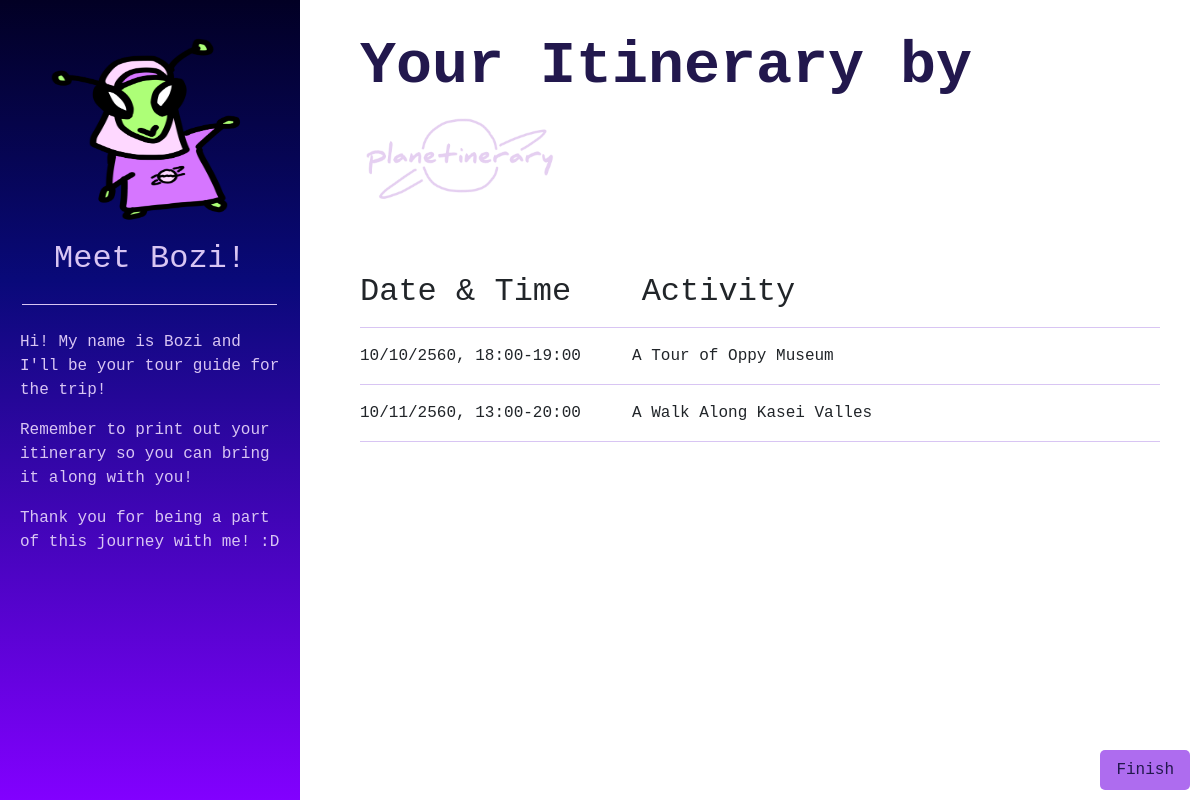
The page /itinerary on the database as committed earlier.
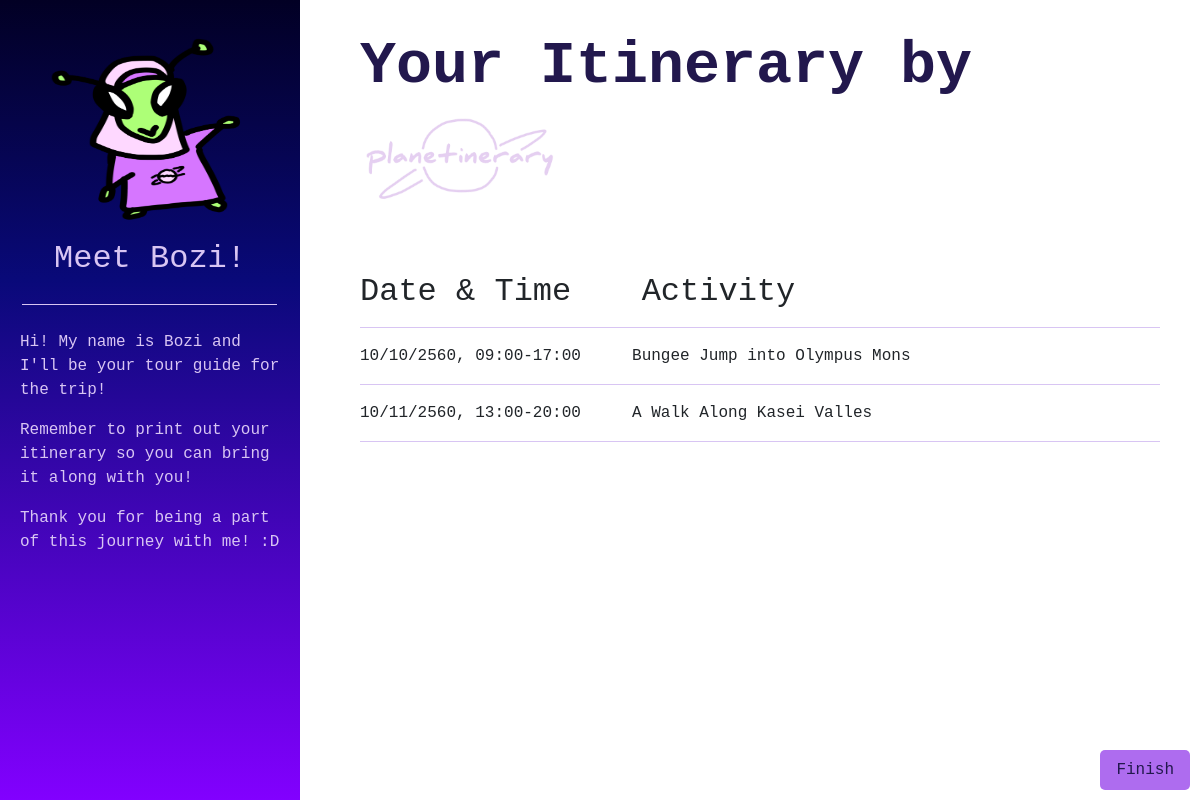
The same page on the database as committed later.
### tables this page shows
CREATE TABLE activities (
    id INTEGER PRIMARY KEY AUTOINCREMENT,
    title TEXT NOT NULL,
    content TEXT NOT NULL,
    time TEXT NOT NULL,
    image TEXT NOT NULL,
    added BOOLEAN NOT NULL
);

### app.py (the view)
@app.route('/itinerary')
def itin():
    conn = get_db_connection()
    activities = conn.execute('SELECT * FROM activities').fetchall()
    conn.close()
    return render_template('itin.html',activities=activities)               #! FIXME: setAdded() being used to direct to next page, not this (?). separate so this is used instead

### app.py (called while the page is built)
def get_db_connection():
    conn = sqlite3.connect('database.db')
    conn.row_factory = sqlite3.Row
    return conn

### templates/itin.html
{% extends 'base.html' %}
{% block content %}
<div class="content">
  <h1>{% block title %}Your Itinerary by{%endblock%} <img src="{{url_for('static',filename='logo_small.png')}}" alt="logo"> </h1>
  <h2>Date & Time &emsp; Activity</h2>
  <hr id="activitySplit">
  {% for activity in activities %}
    {% if (activity['added']==1) %}
      <p>{{ activity['time'] }} &emsp; &emsp;{{activity['title'] }}</p>
      <hr id="activitySplit">
    {% endif %}
  {% endfor %}
</div>
<div class="sidenav">
  <img src="{{url_for('static',filename='bozi.png')}}" alt="bozi">
  <h2> Meet Bozi! </h2>
  <hr>
  <p> Hi! My name is Bozi and I'll be your tour guide for the trip! </p>
  <p> Remember to print out your itinerary so you can bring it along with you! </p>
  <p> Thank you for being a part of this journey with me! :D</p>
</div>
<div class="done-button">
  <a href="{{ url_for('lastPage') }}">Finish</a>
</div>
{% endblock %}

### templates/base.html (shortened to what this page needs)
<!doctype html>
<html lang="en">
  <head>
    <link rel="stylesheet" href="https://stackpath.bootstrapcdn.com/bootstrap/4.3.1/css/bootstrap.min.css">
    <link rel="stylesheet" href="{{ url_for('static', filename= 'css/style.css') }}">
  </head>
  <body>
    <div class="container">
        {% block content %} {% endblock %}
    </div>
  </body>
</html>

### static/css/style.css (style rules this page uses)
* { margin:0px; padding:0px; font-family: "Lucida Console", "Courier New", monospace; }
a { color:#22184d; }
h1 { color: #22184d; font-weight: bold; margin-top:50px; padding-bottom:20px; text-align: left; }
p { margin-right:150px; }
.content h1 { color: #22184d; font-weight: bold; text-align: left; padding-bottom: 50px; margin-top: 30px; font-size: 60px; }
.content { text-align: left; margin-left: 0px; padding-left: 300px; }
.sidenav { height: 100%; width: 300px; position: fixed; z-index: 1; top: 0; left: 0; background-color: rgb(2,0,36); background: linear-gradient(180deg, rgba(2,0,36,1) 0%, rgba(9,9,121,1) 35%, rgba(130,0,255,1) 100%); overflow-x: hidden; }
.sidenav h2 { color: #d8c5f3; font-size: 32px; padding: 10px; text-align: center; }
.sidenav img { margin-top: 30px; width: 200px; height: 200px; margin-left: auto; margin-right: auto; display: block; }
.sidenav p { color: #d8c5f3; font-size: 16px; margin-left: 20px; margin-right: 20px; }
.sidenav hr { border-color: #d8c5f3; width: 85%; margin-left: 22px; text-align: center; margin-bottom: 25px; }
#activitySplit { border-color: #d8c5f3; text-align: center; margin-right: 40px; }
.container { margin-right:0px; margin-top:0px; margin-bottom:0px; padding:0px; }
.done-button { display: inline-block; background-color: rgb(174, 108, 239); color: white; padding: 8px 16px; border: none; border-radius: 5px; text-decoration: none; position: fixed; bottom: 0; right: 0; margin: 10px; }

Rows that differ between the two databases and show on the page:
no longer on this page (row edited): activities: time "10/10/2560, 18:00-19:00", title "A Tour of Oppy Museum"
now on this page (row edited): activities: time "10/10/2560, 09:00-17:00", title "Bungee Jump into Olympus Mons"
